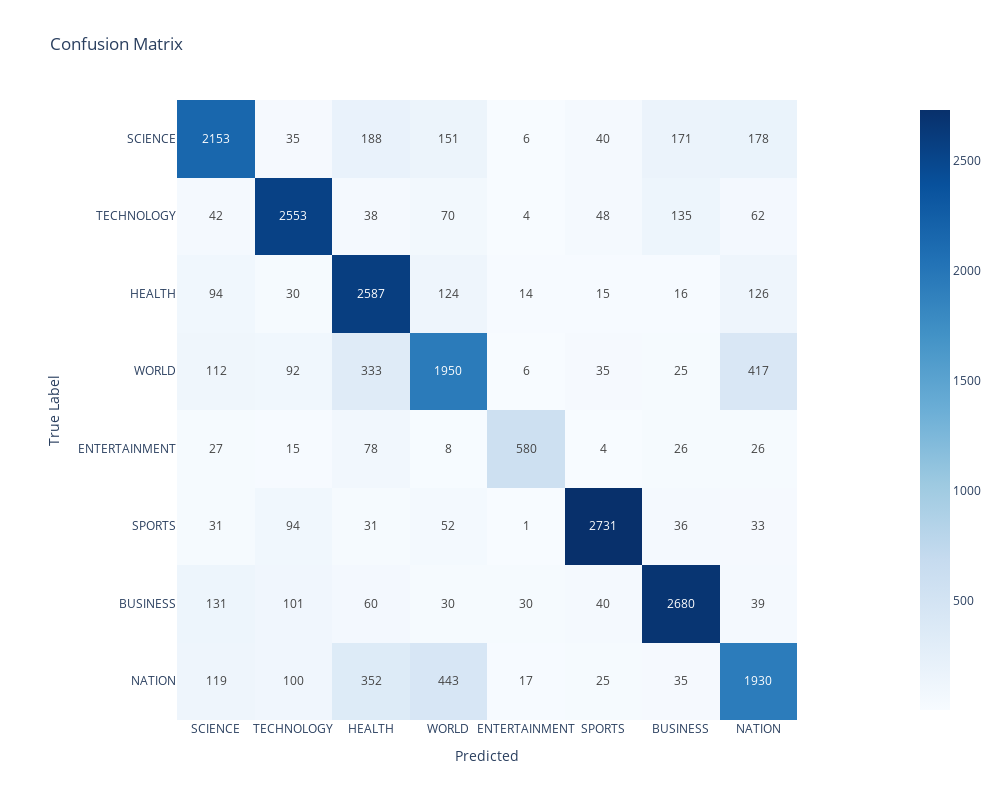

This figure's notebook cell:
### Code cell
from model_class import Model
from sklearn.feature_extraction.text import TfidfVectorizer, CountVectorizer
from sklearn.naive_bayes import MultinomialNB
from sklearn.linear_model import LogisticRegression
from sklearn.ensemble import RandomForestClassifier as RFC

tfidf_model = Model(X,y_enc, MultinomialNB(),CountVectorizer, class_labels) # Instanciate the model class
tfidf_model.fit() # Fitting the model
y_pred = tfidf_model.predict() # Make the predictions
class_labels=label_encoder.inverse_transform(range(8))

tfidf_model.report(y_pred,class_labels) # Show report on model performances

### Figure 1 — Plotly figure (JSON) as saved in the notebook; plotly's stock layout.template omitted (floating-point values rounded to 4 significant figures)
{"data": [{"coloraxis": "coloraxis", "hovertemplate": "Predicted: %{x}<br>True Label: %{y}<br>color: %{z}<extra></extra>", "name": "0", "texttemplate": "%{z}", "type": "heatmap", "x": ["SCIENCE", "TECHNOLOGY", "HEALTH", "WORLD", "ENTERTAINMENT", "SPORTS", "BUSINESS", "NATION"], "xaxis": "x", "y": ["SCIENCE", "TECHNOLOGY", "HEALTH", "WORLD", "ENTERTAINMENT", "SPORTS", "BUSINESS", "NATION"], "yaxis": "y", "z": [[2153, 35, 188, 151, 6, 40, 171, 178], [42, 2553, 38, 70, 4, 48, 135, 62], [94, 30, 2587, 124, 14, 15, 16, 126], [112, 92, 333, 1950, 6, 35, 25, 417], [27, 15, 78, 8, 580, 4, 26, 26], [31, 94, 31, 52, 1, 2731, 36, 33], [131, 101, 60, 30, 30, 40, 2680, 39], [119, 100, 352, 443, 17, 25, 35, 1930]]}], "layout": {"coloraxis": {"colorscale": [[0, "rgb(247,251,255)"], [0.125, "rgb(222,235,247)"], [0.25, "rgb(198,219,239)"], [0.375, "rgb(158,202,225)"], [0.5, "rgb(107,174,214)"], [0.625, "rgb(66,146,198)"], [0.75, "rgb(33,113,181)"], [0.875, "rgb(8,81,156)"], [1, "rgb(8,48,107)"]]}, "height": 800, "title": {"text": "Confusion Matrix"}, "width": 1000, "xaxis": {"anchor": "y", "constrain": "domain", "domain": [0, 1], "scaleanchor": "y", "title": {"text": "Predicted"}}, "yaxis": {"anchor": "x", "autorange": "reversed", "constrain": "domain", "domain": [0, 1], "title": {"text": "True Label"}}}}
